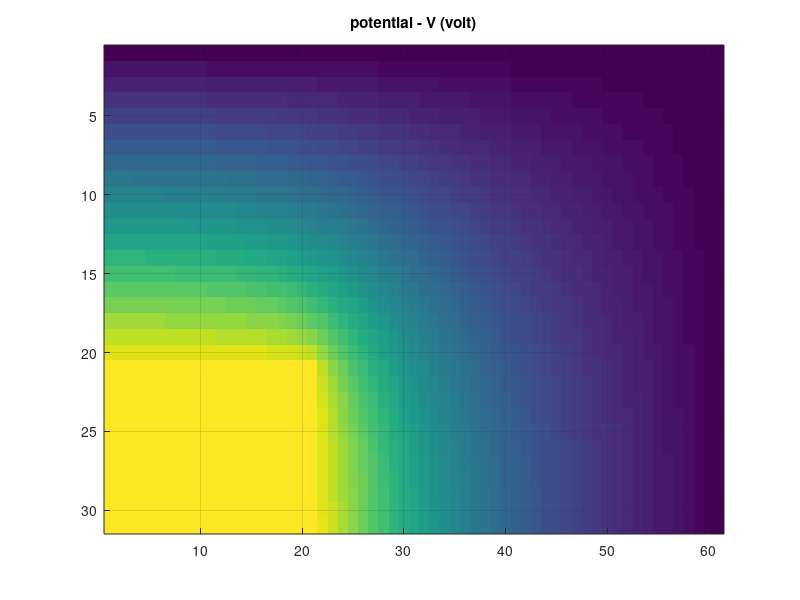

Source code (MATLAB):


d=0.05;
nt=1000;

a=1.0;
A=3.0;
b=0.5;  
B=1.5;

e0=8.85E-12;
u=3.0E+8;

nx=A/d;
ny=B/d;
nxc=a/d;
nyc=b/d;

vd=100;



v = zeros(ny+1,nx+1);  %v matrix shows the nodes according to what is explained in the report, with v(1,1) being top left and v(ny+1,nx+1) being the bottom right.

sy=ny+1-nyc;   
sx=nxc+1;     
      
v(sy:ny+1,1:sx) = vd; %initializing, assiging voltage to the core

for k=1:nt
    for i=1:nx
        for j=2:ny+1
           if ((j>=sy) && (i<=sx))
               %nothing
           elseif ((i==1) && (j<sy))
               v(j,i)=0.25*(2*v(j,i+1)+v(j+1,i)+v(j-1,i));
           elseif ((i>sx) && (j==ny+1)) 
               v(j,i)=0.25*(2*v(j-1,i)+v(j,i+1)+v(j,i-1));
           else
               v(j,i)=0.25*(v(j+1,i)+v(j-1,i)+v(j,i+1)+v(j,i-1));
            
           end
        end
    end
end

figure(1),imagesc(v),title('potential - V (volt)'),grid


jo=round(sy/2.0);
io=round((sx+nx)/2.0);

sumout=0.5*v(jo,1)+sum(v(jo,2:io))+sum(v(jo+1:ny,io+1))+0.5*v(ny+1,io+1);
sumin=0.5*v(jo+1,1)+sum(v(jo+1,2:io))+sum(v(jo+1:ny,io))+0.5*v(ny+1,io);


Q=e0*(sumout-sumin);

c0= abs(4*Q/vd)
z0= 1.0/(u*c0)
               

               
            